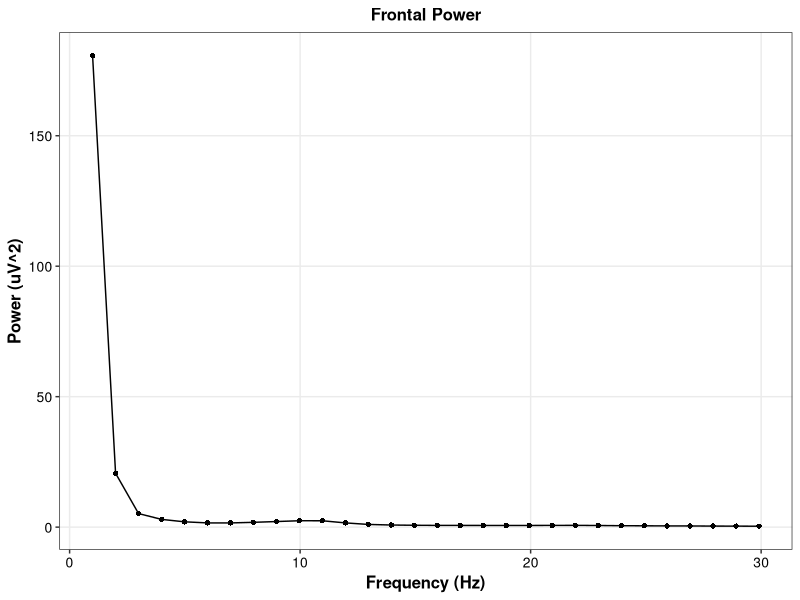
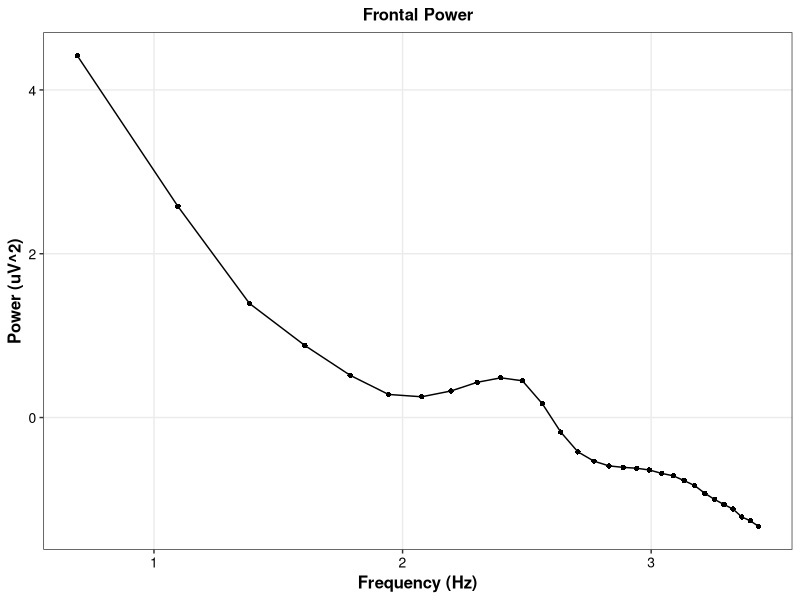
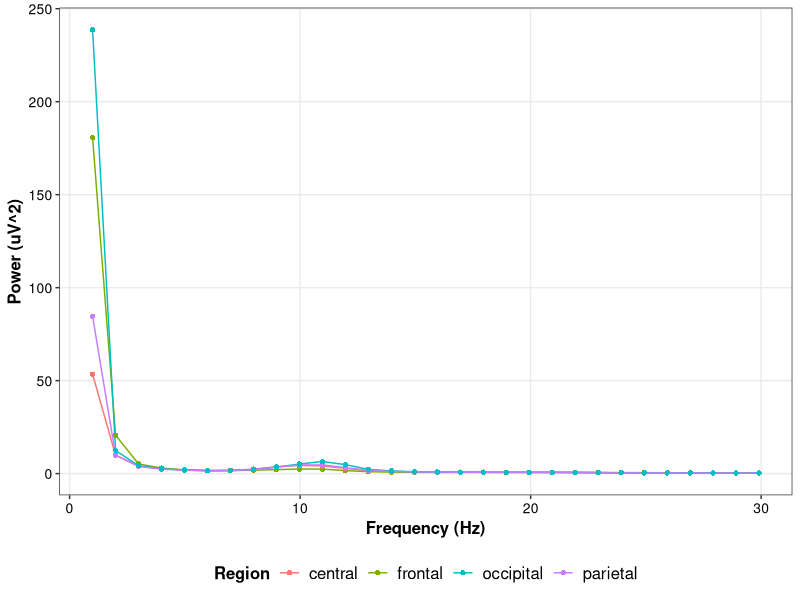
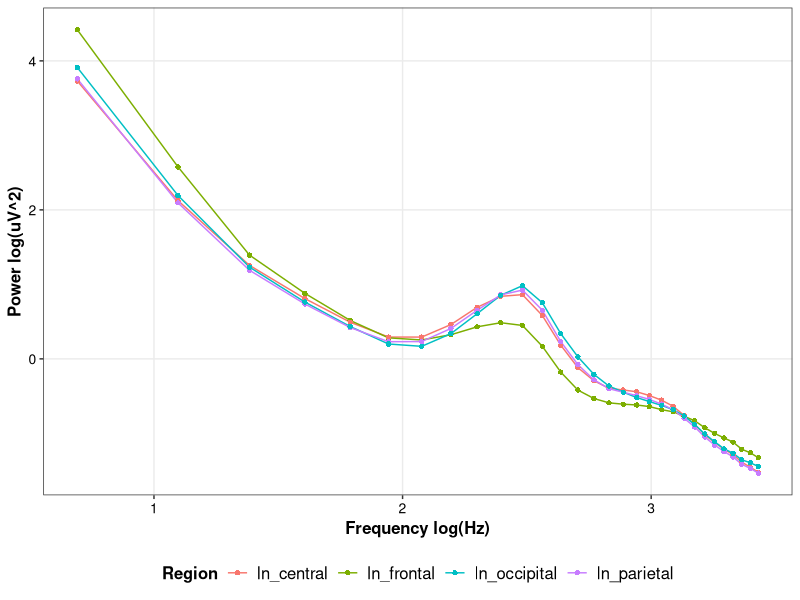
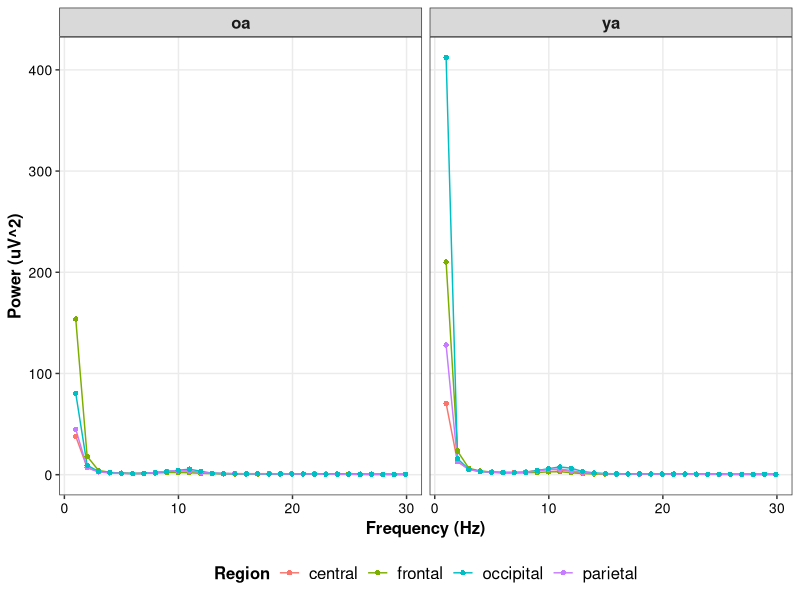
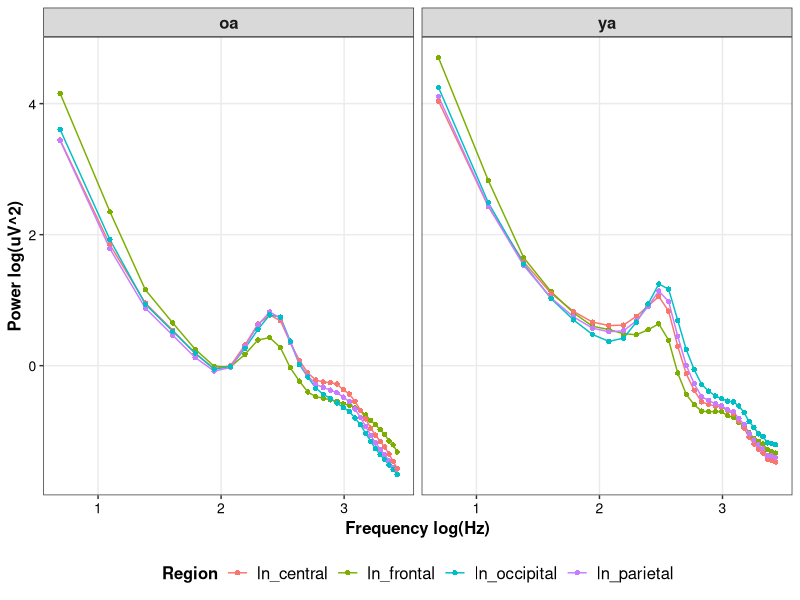
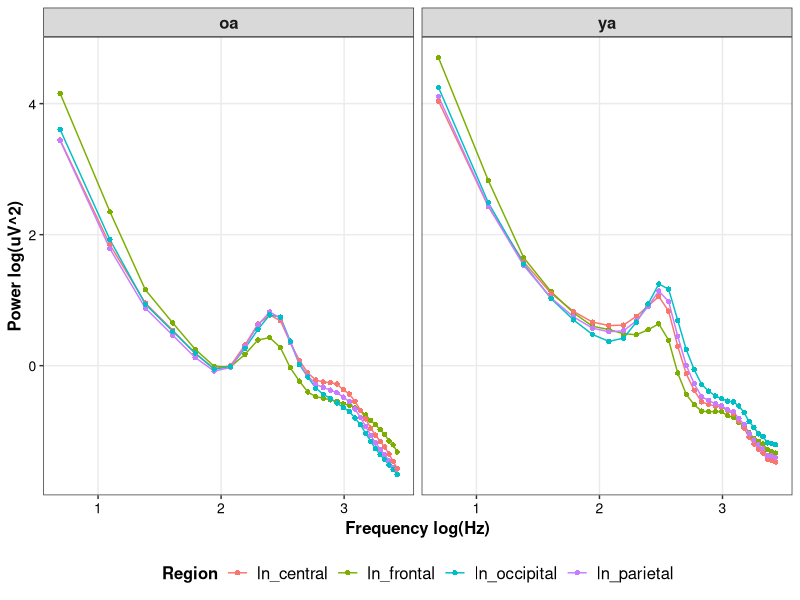

Write R code to recreate these figures, in order.
library(tidyverse) # data formatting and graphing tools


# 2.0. Wrangling Data 
setwd("~/GitHub/ReproRehab/")
list.files()
list.files("./data/")

DATA <- read.csv("./data/data_PROCESSED_EEG.csv",
                    header=TRUE, 
                    stringsAsFactors = TRUE)
head(DATA)

# Aggregating the data across all participants:
?dplyr::group_by
DATA %>% select(-X) %>%
  group_by(Hz) %>%
  summarise(frontal_mean=mean(frontal, na.rm = TRUE))


?summarise_at
DAT_GRAND_AVE <- DATA %>% select(-X) %>%
  group_by(Hz) %>%
  summarise_at(vars(frontal:ln_occipital), mean, na.rm = TRUE)

head(DAT_GRAND_AVE)


ggplot(data=DAT_GRAND_AVE, aes(x=Hz, y=frontal)) +
  geom_line(col="black") +
  geom_point(shape=16, col="black") +
  scale_x_continuous(name = "Frequency (Hz)") +
  scale_y_continuous(name = "Power (uV^2)") +
  ggtitle("Frontal Power")+
  theme_bw()+
  theme(axis.text=element_text(size=10, color="black"), 
        legend.text=element_text(size=12, color="black"),
        legend.title=element_text(size=12, face="bold"),
        axis.title=element_text(size=12, face="bold"),
        plot.title=element_text(size=12, face="bold", hjust=0.5),
        panel.grid.minor = element_blank(),
        strip.text = element_text(size=12, face="bold"),
        legend.position = "bottom")


ggplot(data=DAT_GRAND_AVE, aes(x=ln_Hz, y=ln_frontal)) +
  geom_line(col="black") +
  geom_point(shape=16, col="black") +
  scale_x_continuous(name = "Frequency (Hz)") +
  scale_y_continuous(name = "Power (uV^2)") +
  ggtitle("Frontal Power")+
  theme_bw()+
  theme(axis.text=element_text(size=10, color="black"), 
        legend.text=element_text(size=12, color="black"),
        legend.title=element_text(size=12, face="bold"),
        axis.title=element_text(size=12, face="bold"),
        plot.title=element_text(size=12, face="bold", hjust=0.5),
        panel.grid.minor = element_blank(),
        strip.text = element_text(size=12, face="bold"),
        legend.position = "bottom")


# Plotting all of the regions by transforming the data from long to wide
head(DAT_GRAND_AVE)
DAT_GRAND_AVE_LONG <- DAT_GRAND_AVE %>% select(Hz:occipital) %>%
  pivot_longer(cols=frontal:occipital, names_to = "region", values_to = "power")

head(DAT_GRAND_AVE_LONG)

DAT_GRAND_AVE_LOG <- DAT_GRAND_AVE %>% select(ln_Hz:ln_occipital) %>%
  pivot_longer(cols=ln_frontal:ln_occipital, names_to = "region", values_to = "ln_power")
head(DAT_GRAND_AVE_LONG)


ggplot(data=DAT_GRAND_AVE_LONG, aes(x=Hz, y=power)) +
  geom_line(aes(col=region)) +
  geom_point(aes(col=region), shape=16) +
  scale_x_continuous(name = "Frequency (Hz)") +
  scale_y_continuous(name = "Power (uV^2)") +
  theme_bw()+
    labs(color="Region")+
  theme(axis.text=element_text(size=10, color="black"), 
        legend.text=element_text(size=12, color="black"),
        legend.title=element_text(size=12, face="bold"),
        axis.title=element_text(size=12, face="bold"),
        plot.title=element_text(size=12, face="bold", hjust=0.5),
        panel.grid.minor = element_blank(),
        strip.text = element_text(size=12, face="bold"),
        legend.position = "bottom")


ggplot(data=DAT_GRAND_AVE_LOG, aes(x=ln_Hz, y=ln_power)) +
  geom_line(aes(col=region)) +
  geom_point(aes(col=region), shape=16) +
  scale_x_continuous(name = "Frequency log(Hz)") +
  scale_y_continuous(name = "Power log(uV^2)") +
  theme_bw()+
  labs(color="Region")+
  theme(axis.text=element_text(size=10, color="black"), 
        legend.text=element_text(size=12, color="black"),
        legend.title=element_text(size=12, face="bold"),
        axis.title=element_text(size=12, face="bold"),
        plot.title=element_text(size=12, face="bold", hjust=0.5),
        panel.grid.minor = element_blank(),
        strip.text = element_text(size=12, face="bold"),
        legend.position = "bottom")



# Averages within each condition 
head(DATA)
DAT_COND_AVE <- DATA %>% group_by(condition, Hz) %>%
  summarise_at(vars(frontal:ln_occipital), mean, na.rm = TRUE)

head(DAT_COND_AVE)

DAT_COND_LONG <- DAT_COND_AVE %>% select(condition:occipital) %>%
  pivot_longer(cols=frontal:occipital, names_to = "region", values_to = "power")

head(DAT_COND_LONG)

DAT_COND_LONG_LOG <- DAT_COND_AVE %>% select(condition, ln_Hz:ln_occipital) %>%
  pivot_longer(cols=ln_frontal:ln_occipital, names_to = "region", values_to = "ln_power")

head(DAT_COND_LONG_LOG)


ggplot(data=DAT_COND_LONG, aes(x=Hz, y=power)) +
  geom_line(aes(col=region)) +
  geom_point(aes(col=region), shape=16) +
  facet_wrap(~condition)+
  scale_x_continuous(name = "Frequency (Hz)") +
  scale_y_continuous(name = "Power (uV^2)") +
  theme_bw()+
  labs(color="Region")+
  theme(axis.text=element_text(size=10, color="black"), 
        legend.text=element_text(size=12, color="black"),
        legend.title=element_text(size=12, face="bold"),
        axis.title=element_text(size=12, face="bold"),
        plot.title=element_text(size=12, face="bold", hjust=0.5),
        panel.grid.minor = element_blank(),
        strip.text = element_text(size=12, face="bold"),
        legend.position = "bottom")


ggplot(data=DAT_COND_LONG_LOG, aes(x=ln_Hz, y=ln_power)) +
  geom_line(aes(col=region)) +
  geom_point(aes(col=region), shape=16) +
  facet_wrap(~condition)+
  scale_x_continuous(name = "Frequency log(Hz)") +
  scale_y_continuous(name = "Power log(uV^2)") +
  theme_bw()+
  labs(color="Region")+
  theme(axis.text=element_text(size=10, color="black"), 
        legend.text=element_text(size=12, color="black"),
        legend.title=element_text(size=12, face="bold"),
        axis.title=element_text(size=12, face="bold"),
        plot.title=element_text(size=12, face="bold", hjust=0.5),
        panel.grid.minor = element_blank(),
        strip.text = element_text(size=12, face="bold"),
        legend.position = "bottom")




# Spaghetti Plots layering individual participant data with aggregate data:
head(DATA)

head(DAT_COND_AVE)
ggplot(data=DAT_COND_LONG_LOG, aes(x=ln_Hz, y=ln_power)) +
  geom_line(aes(col=region)) +
  geom_point(aes(col=region), shape=16) +
  facet_wrap(~condition)+
  scale_x_continuous(name = "Frequency log(Hz)") +
  scale_y_continuous(name = "Power log(uV^2)") +
  theme_bw()+
  labs(color="Region")+
  theme(axis.text=element_text(size=10, color="black"), 
        legend.text=element_text(size=12, color="black"),
        legend.title=element_text(size=12, face="bold"),
        axis.title=element_text(size=12, face="bold"),
        plot.title=element_text(size=12, face="bold", hjust=0.5),
        panel.grid.minor = element_blank(),
        strip.text = element_text(size=12, face="bold"),
        legend.position = "bottom")
